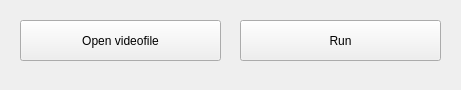
<?xml version="1.0" encoding="UTF-8"?>
<ui version="4.0">
 <class>MainWindow</class>
 <widget class="QMainWindow" name="MainWindow">
  <property name="geometry">
   <rect>
    <x>0</x>
    <y>0</y>
    <width>461</width>
    <height>90</height>
   </rect>
  </property>
  <property name="sizePolicy">
   <sizepolicy hsizetype="Fixed" vsizetype="Fixed">
    <horstretch>0</horstretch>
    <verstretch>0</verstretch>
   </sizepolicy>
  </property>
  <property name="minimumSize">
   <size>
    <width>461</width>
    <height>90</height>
   </size>
  </property>
  <property name="maximumSize">
   <size>
    <width>461</width>
    <height>90</height>
   </size>
  </property>
  <property name="windowTitle">
   <string>Process video</string>
  </property>
  <property name="autoFillBackground">
   <bool>false</bool>
  </property>
  <widget class="QWidget" name="centralwidget">
   <widget class="QPushButton" name="openBt">
    <property name="geometry">
     <rect>
      <x>20</x>
      <y>20</y>
      <width>201</width>
      <height>41</height>
     </rect>
    </property>
    <property name="text">
     <string>Open videofile</string>
    </property>
   </widget>
   <widget class="QPushButton" name="runBt">
    <property name="geometry">
     <rect>
      <x>240</x>
      <y>20</y>
      <width>201</width>
      <height>41</height>
     </rect>
    </property>
    <property name="text">
     <string>Run</string>
    </property>
   </widget>
  </widget>
 </widget>
 <resources/>
 <connections/>
</ui>
